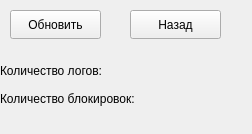
<?xml version="1.0" encoding="UTF-8"?>
<ui version="4.0">
 <class>Chart</class>
 <widget class="QWidget" name="Chart">
  <property name="geometry">
   <rect>
    <x>0</x>
    <y>0</y>
    <width>252</width>
    <height>134</height>
   </rect>
  </property>
  <property name="windowTitle">
   <string>Form</string>
  </property>
  <widget class="QPushButton" name="getLogCountBtn">
   <property name="geometry">
    <rect>
     <x>10</x>
     <y>10</y>
     <width>91</width>
     <height>29</height>
    </rect>
   </property>
   <property name="text">
    <string>Обновить</string>
   </property>
  </widget>
  <widget class="QPushButton" name="toMenuBtn">
   <property name="geometry">
    <rect>
     <x>130</x>
     <y>10</y>
     <width>91</width>
     <height>29</height>
    </rect>
   </property>
   <property name="text">
    <string>Назад</string>
   </property>
  </widget>
  <widget class="QWidget" name="">
   <property name="geometry">
    <rect>
     <x>0</x>
     <y>60</y>
     <width>251</width>
     <height>50</height>
    </rect>
   </property>
   <layout class="QVBoxLayout" name="verticalLayout">
    <item>
     <widget class="QLabel" name="logLabel">
      <property name="text">
       <string>Количество логов: </string>
      </property>
     </widget>
    </item>
    <item>
     <widget class="QLabel" name="banLabel">
      <property name="text">
       <string>Количество блокировок: </string>
      </property>
     </widget>
    </item>
   </layout>
  </widget>
 </widget>
 <resources/>
 <connections/>
</ui>
